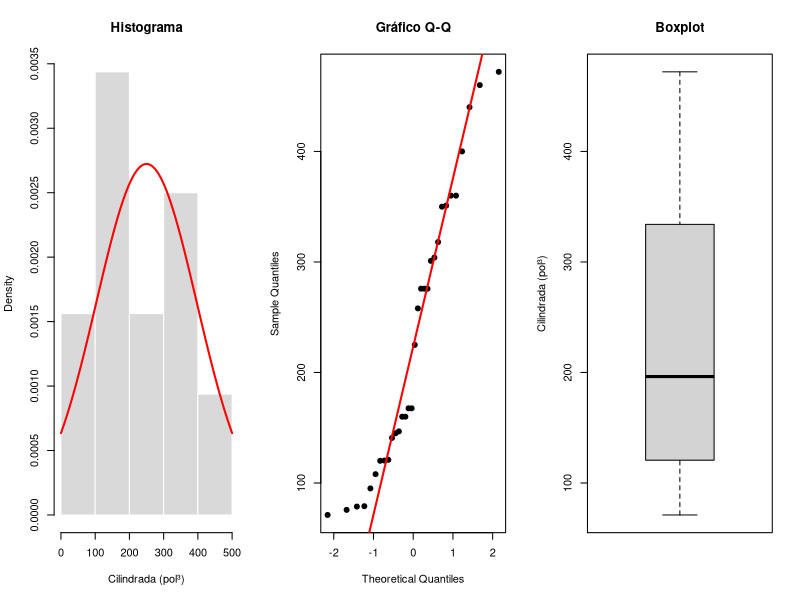

Write R code to recreate this figure.
# Shapiro–Wilk: exemplo completo ----
# Pacote: apenas o stats (já vem com o R). Dados: mtcars (já vem com o R).

# 1. Dados
x <- mtcars$disp            # cilindrada de 32 automóveis (pol³)

# 2. Estatísticas descritivas
summary(x)
sd(x)
length(x)

# 3. Diagnóstico gráfico (sempre antes do teste)
par(mfrow = c(1, 3))
hist(x, breaks = "FD", freq = FALSE, col = "gray85", border = "white",
     main = "Histograma", xlab = "Cilindrada (pol³)")
curve(dnorm(x, mean(x), sd(x)), add = TRUE, col = "red", lwd = 2)
qqnorm(x, pch = 19, main = "Gráfico Q-Q"); qqline(x, col = "red", lwd = 2)
boxplot(x, main = "Boxplot", ylab = "Cilindrada (pol³)")
par(mfrow = c(1, 1))

# 4. Teste
resultado <- shapiro.test(x)
print(resultado)

# 5. Decisão (nível de significância de 5%)
cat(ifelse(resultado$p.value < 0.05,
           "Evidência contra normalidade",
           "Sem evidência suficiente contra normalidade"), "\n")

# 6. Efeito de uma transformação logarítmica
shapiro.test(log(x))

# 7. Assimetria e curtose amostrais (para julgar a magnitude do desvio)
m <- mean(x); s <- sd(x); n <- length(x)
assimetria <- sum((x - m)^3) / n / (sum((x - m)^2) / n)^(3/2)
assimetria
